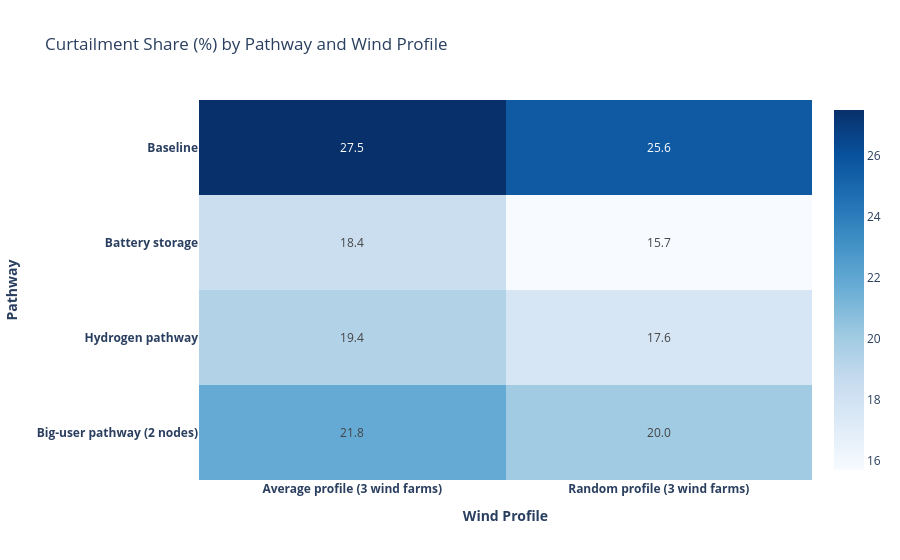

Notebook source saved alongside this figure:
### Code cell
import numpy as np
import pandas as pd
import plotly.express as px

def _wind_available_from_inputs(m):
    if "source_use_equals" in m.inputs.data_vars:
        profile = m.inputs.source_use_equals.sel(techs="wind_offshore", nodes="NLD")
    else:
        profile = m.inputs.source_use_max.sel(techs="wind_offshore", nodes="NLD")
    cap = m.inputs.flow_cap.sel(techs="wind_offshore", nodes="NLD")
    return float((profile * cap).sum().item())

def _sum_flow(m, var_name, tech, carrier):
    if tech not in set(m.results.coords["techs"].values.tolist()):
        return 0.0
    return float(getattr(m.results, var_name).sel(techs=tech, carriers=carrier).sum().item())

def _system_cost(m):
    # 1) Preferred: total from results.cost (if available)
    if "cost" in m.results.data_vars:
        try:
            return float(m.results.cost.fillna(0).sum().item())
        except Exception:
            pass

    # 2) Fallback: objective value stored in attrs
    for key in ["objective_function_value", "objective_value", "objective"]:
        if key in m.results.attrs:
            try:
                return float(m.results.attrs[key])
            except Exception:
                continue
    return np.nan

rows = []
for sc, meta in uncertainty_scenarios.items():
    nc = Path("results/uncertainty") / f"{sc}_results.nc"
    if not nc.exists():
        continue

    m = calliope.read_netcdf(str(nc))
    pathway = meta["pathway"]

    curtailed = _sum_flow(m, "flow_in", "curtailment", "power")
    load_shed = _sum_flow(m, "flow_out", "load_shedding", "power")
    wind_avail = _wind_available_from_inputs(m)
    curtailment_rate = (curtailed / wind_avail * 100) if wind_avail > 0 else np.nan

    battery_discharge = _sum_flow(m, "flow_out", "battery_storage", "power")
    electrolyser_input = _sum_flow(m, "flow_in", "electrolyser", "power")
    big_user_served = _sum_flow(m, "flow_in", "demand_big_user", "power")

    if pathway == "battery":
        pathway_uptake = battery_discharge
        pathway_uptake_name = "Battery discharge"
    elif pathway == "hydrogen":
        pathway_uptake = electrolyser_input
        pathway_uptake_name = "Electrolyser input"
    elif pathway == "big_user_2n":
        pathway_uptake = big_user_served
        pathway_uptake_name = "Big-user served"
    else:
        pathway_uptake = 0.0
        pathway_uptake_name = "N/A"

    rows.append({
        "scenario": sc,
        "pathway": pathway,
        "wind_case": meta["wind_case"],
        "Curtailment (MWh)": curtailed,
        "Curtailment rate (%)": curtailment_rate,
        "Load shedding (MWh)": load_shed,
        "Pathway uptake (MWh)": pathway_uptake,
        "Pathway uptake metric": pathway_uptake_name,
        "System cost (kEUR, approx)": _system_cost(m),
    })

df_unc = pd.DataFrame(rows).sort_values(["pathway", "wind_case"]).reset_index(drop=True)
display(df_unc.round(1))

# Pretty labels for publication-style plots
wind_case_pretty = {
    "avg_real": "Average profile (3 wind farms)",
    "rndm": "Random profile (3 wind farms)",
}
pathway_pretty = {
    "baseline": "Baseline",
    "battery": "Battery storage",
    "hydrogen": "Hydrogen pathway",
    "big_user_2n": "Big-user pathway (2 nodes)",
}

wind_order = [
    "Average profile (3 wind farms)",
    "Random profile (3 wind farms)",
]
pathway_order = [
    "Baseline",
    "Battery storage",
    "Hydrogen pathway",
    "Big-user pathway (2 nodes)",
]

df_unc["Wind profile"] = df_unc["wind_case"].map(wind_case_pretty)
df_unc["Pathway name"] = df_unc["pathway"].map(pathway_pretty)

# Heatmap 1: Curtailment share (%)
hm_curt = (
    df_unc.pivot(index="Pathway name", columns="Wind profile", values="Curtailment rate (%)")
    .reindex(index=pathway_order, columns=wind_order)
    .round(1)
)
fig_hm_curt = px.imshow(
    hm_curt,
    text_auto=".1f",
    aspect="auto",
    color_continuous_scale="Blues",
    title="Curtailment Share (%) by Pathway and Wind Profile",
)
fig_hm_curt.update_layout(
    xaxis_title="<b>Wind Profile</b>",
    yaxis_title="<b>Pathway</b>",
)
fig_hm_curt.update_xaxes(
    tickvals=wind_order,
    ticktext=[f"<b>{w}</b>" for w in wind_order],
)
fig_hm_curt.update_yaxes(
    tickvals=pathway_order,
    ticktext=[f"<b>{p}</b>" for p in pathway_order],
)
fig_hm_curt.show()

# Heatmap 2: System cost
hm_cost = (
    df_unc.pivot(index="Pathway name", columns="Wind profile", values="System cost (kEUR, approx)")
    .reindex(index=pathway_order, columns=wind_order)
    .round(1)
)
fig_hm_cost = px.imshow(
    hm_cost,
    text_auto=".1f",
    aspect="auto",
    color_continuous_scale="Oranges",
    title="System Cost (kEUR, approx) by Pathway and Wind Profile",
)
fig_hm_cost.update_layout(
    xaxis_title="<b>Wind Profile</b>",
    yaxis_title="<b>Pathway</b>",
)
fig_hm_cost.update_xaxes(
    tickvals=wind_order,
    ticktext=[f"<b>{w}</b>" for w in wind_order],
)
fig_hm_cost.update_yaxes(
    tickvals=pathway_order,
    ticktext=[f"<b>{p}</b>" for p in pathway_order],
)
fig_hm_cost.show()

### Figure 1 — Plotly figure (JSON) as saved in the notebook; plotly's stock layout.template omitted (floating-point values rounded to 4 significant figures)
{"data": [{"coloraxis": "coloraxis", "hovertemplate": "Wind profile: %{x}<br>Pathway name: %{y}<br>color: %{z}<extra></extra>", "name": "0", "texttemplate": "%{z:.1f}", "type": "heatmap", "x": ["Average profile (3 wind farms)", "Random profile (3 wind farms)"], "xaxis": "x", "y": ["Baseline", "Battery storage", "Hydrogen pathway", "Big-user pathway (2 nodes)"], "yaxis": "y", "z": [[27.5, 25.6], [18.4, 15.7], [19.4, 17.6], [21.8, 20.0]]}], "layout": {"coloraxis": {"colorscale": [[0, "rgb(247,251,255)"], [0.125, "rgb(222,235,247)"], [0.25, "rgb(198,219,239)"], [0.375, "rgb(158,202,225)"], [0.5, "rgb(107,174,214)"], [0.625, "rgb(66,146,198)"], [0.75, "rgb(33,113,181)"], [0.875, "rgb(8,81,156)"], [1, "rgb(8,48,107)"]]}, "title": {"text": "Curtailment Share (%) by Pathway and Wind Profile"}, "xaxis": {"anchor": "y", "domain": [0, 1], "ticktext": ["<b>Average profile (3 wind farms)</b>", "<b>Random profile (3 wind farms)</b>"], "tickvals": ["Average profile (3 wind farms)", "Random profile (3 wind farms)"], "title": {"text": "<b>Wind Profile</b>"}}, "yaxis": {"anchor": "x", "autorange": "reversed", "domain": [0, 1], "ticktext": ["<b>Baseline</b>", "<b>Battery storage</b>", "<b>Hydrogen pathway</b>", "<b>Big-user pathway (2 nodes)</b>"], "tickvals": ["Baseline", "Battery storage", "Hydrogen pathway", "Big-user pathway (2 nodes)"], "title": {"text": "<b>Pathway</b>"}}}}
